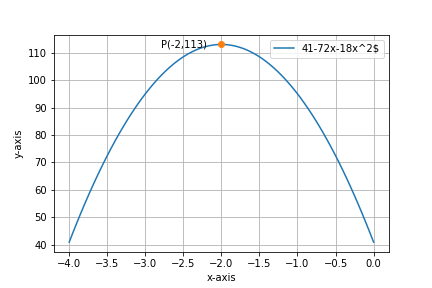

Here is the Python script that generated this plot:
# -*- coding: utf-8 -*-
"""assignment14.ipynb

Automatically generated by Colaboratory.

Original file is located at
    https://colab.research.google.com/drive/1MyrvpCRaLNmx97Wx8mzFNlgRCeo7ey5X
"""

import numpy as np
import matplotlib.pyplot as plt

#Defining f(x)
def f(x,a,b,d):
	return a*(x**2)+b*x+d
a = -18
b = -72
d = 41

#For maxima using gradient ascent
cur_x = 2
alpha = 0.001 
precision = 0.00000001 
previous_step_size = 1
max_iters = 100000000 
iters = 0

#Defining derivative of f(x)
df = lambda x: 2*a*x + b           

#Gradient ascent calculation
while (previous_step_size > precision) & (iters < max_iters) :
    prev_x = cur_x             
    cur_x += alpha * df(prev_x)   
    previous_step_size = abs(cur_x - prev_x)   
    iters+=1  



print("Maximum value of f(x) is ",f(cur_x,a,b,d), "at","x =",cur_x)

#Plotting f(x)
x=np.linspace(-4,0,80)
y=-18*(x**2)-72*x+41
plt.plot(x,y,label='41-72x-18x^2$')

#Labelling points
plt.plot(cur_x,f(cur_x,a,b,d),'o')
plt.text(cur_x*(1+0.4), f(cur_x,a,b,d)*(1-0.01),'P(-2,113)')



plt.xlabel("x-axis")
plt.ylabel("y-axis")
plt.grid()
plt.legend()
#if using termux
plt.savefig('assignment14.png')
#else
plt.show()